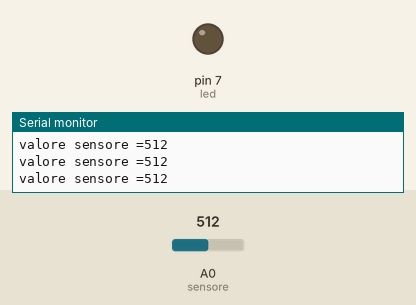
This sketch was run on a simulated Arduino Uno, built with avr-gcc and run on an emulated ATmega328P. On the bench: output pins drawn as LEDs (lit = HIGH), the last lines printed to the serial monitor. The inputs (shaded band) are chosen by the test bench; at power-on: A0 (sensore) = 512.

Above: at 1.2 s.
1.3 s: A0 (sensore) set to 110
2.8 s: A0 (sensore) set to 95
At 3.3 s:
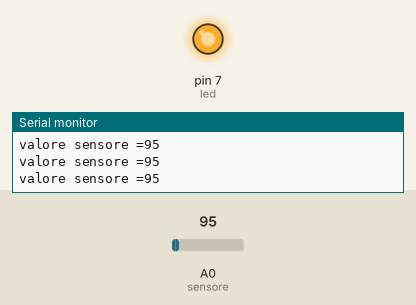
Timing chart, 0 to 5.8 s (numbered marks = the images above; inputs shaded):
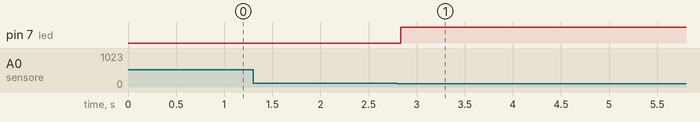

The sketch:

livelloAcqua.ino
```cpp
/******************************************
Sistema per il livello dell'acqua.

1 ciotola
1 sensore: Water Level Detection Sensor Module
1 led

Il sensore è posizionato su uno dei lati della ciotola
e misura il livello di acqua: se il livello supera
una certa soglia (in questo caso 100) allora
viene attivato un led che simula il riempimento
dell'acqua tramite un meccanismo automatico

 ******************************************/
int sensore = A0;
int led = 7;
int valoreSensore = 0;

void setup()
{
  pinMode(led, OUTPUT);
  Serial.begin(9600);
}

void loop()
{
    int valoreSensore = analogRead(sensore); // get adc value
    Serial.print("valore sensore =");
    Serial.println(valoreSensore);
    if(valoreSensore < 100){
      digitalWrite(led, HIGH);
    }else{
      digitalWrite(led, LOW);
    }
}
```

Measured:
- the behaviour switches between 100 and 99 on A0 (sensore) (found by bisection; images 0 and 1)
- after the input at 2.8 s, pin 7 (led): LOW → HIGH at once
